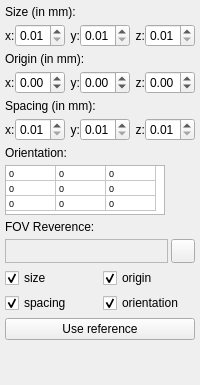
        <widget class="QWidget" name="tabFOV">
         <attribute name="title">
          <string>FOV</string>
         </attribute>
         <attribute name="toolTip">
          <string>&lt;html&gt;&lt;head/&gt;&lt;body&gt;&lt;p&gt;Field of view settings (FOV) for vizualizing the grid correctly (its origin, size and orientation).&lt;/p&gt;&lt;/body&gt;&lt;/html&gt;</string>
         </attribute>
         <layout class="QVBoxLayout" name="verticalLayout_4">
          <property name="spacing">
           <number>5</number>
          </property>
          <property name="margin">
           <number>5</number>
          </property>
          <item>
           <widget class="QLabel" name="label_18">
            <property name="text">
             <string>Size (in mm):</string>
            </property>
           </widget>
          </item>
          <item>
           <layout class="QHBoxLayout" name="horizontalLayout_4">
            <property name="spacing">
             <number>0</number>
            </property>
            <item>
             <widget class="QLabel" name="label_20">
              <property name="sizePolicy">
               <sizepolicy hsizetype="Maximum" vsizetype="Preferred">
                <horstretch>0</horstretch>
                <verstretch>0</verstretch>
               </sizepolicy>
              </property>
              <property name="text">
               <string>x:</string>
              </property>
             </widget>
            </item>
            <item>
             <widget class="QDoubleSpinBox" name="m_sbFOVSizeX">
              <property name="sizePolicy">
               <sizepolicy hsizetype="Minimum" vsizetype="Fixed">
                <horstretch>0</horstretch>
                <verstretch>0</verstretch>
               </sizepolicy>
              </property>
              <property name="minimumSize">
               <size>
                <width>10</width>
                <height>0</height>
               </size>
              </property>
              <property name="maximumSize">
               <size>
                <width>50</width>
                <height>16777215</height>
               </size>
              </property>
              <property name="toolTip">
               <string>&lt;html&gt;&lt;head/&gt;&lt;body&gt;&lt;p&gt;Indicate the size (in mm) of the grid in the x direction.&lt;/p&gt;&lt;/body&gt;&lt;/html&gt;</string>
              </property>
              <property name="decimals">
               <number>2</number>
              </property>
              <property name="minimum">
               <double>0.010000000000000</double>
              </property>
              <property name="maximum">
               <double>9999.000000000000000</double>
              </property>
             </widget>
            </item>
            <item>
             <widget class="QLabel" name="label_21">
              <property name="text">
               <string>y:</string>
              </property>
              <property name="alignment">
               <set>Qt::AlignRight|Qt::AlignTrailing|Qt::AlignVCenter</set>
              </property>
             </widget>
            </item>
            <item>
             <widget class="QDoubleSpinBox" name="m_sbFOVSizeY">
              <property name="sizePolicy">
               <sizepolicy hsizetype="Minimum" vsizetype="Fixed">
                <horstretch>0</horstretch>
                <verstretch>0</verstretch>
               </sizepolicy>
              </property>
              <property name="minimumSize">
               <size>
                <width>10</width>
                <height>0</height>
               </size>
              </property>
              <property name="maximumSize">
               <size>
                <width>50</width>
                <height>16777215</height>
               </size>
              </property>
              <property name="toolTip">
               <string>&lt;html&gt;&lt;head/&gt;&lt;body&gt;&lt;p&gt;Indicate the size (in mm) of the grid in the y direction.&lt;/p&gt;&lt;/body&gt;&lt;/html&gt;</string>
              </property>
              <property name="decimals">
               <number>2</number>
              </property>
              <property name="minimum">
               <double>0.010000000000000</double>
              </property>
              <property name="maximum">
               <double>9999.000000000000000</double>
              </property>
             </widget>
            </item>
            <item>
             <widget class="QLabel" name="label_19">
              <property name="text">
               <string>z:</string>
              </property>
              <property name="alignment">
               <set>Qt::AlignRight|Qt::AlignTrailing|Qt::AlignVCenter</set>
              </property>
             </widget>
            </item>
            <item>
             <widget class="QDoubleSpinBox" name="m_sbFOVSizeZ">
              <property name="sizePolicy">
               <sizepolicy hsizetype="Minimum" vsizetype="Fixed">
                <horstretch>0</horstretch>
                <verstretch>0</verstretch>
               </sizepolicy>
              </property>
              <property name="minimumSize">
               <size>
                <width>10</width>
                <height>0</height>
               </size>
              </property>
              <property name="maximumSize">
               <size>
                <width>50</width>
                <height>16777215</height>
               </size>
              </property>
              <property name="toolTip">
               <string>&lt;html&gt;&lt;head/&gt;&lt;body&gt;&lt;p&gt;Indicate the size (in mm) of the grid in the z direction.&lt;/p&gt;&lt;/body&gt;&lt;/html&gt;</string>
              </property>
              <property name="decimals">
               <number>2</number>
              </property>
              <property name="minimum">
               <double>0.010000000000000</double>
              </property>
              <property name="maximum">
               <double>9999.000000000000000</double>
              </property>
             </widget>
            </item>
           </layout>
          </item>
          <item>
           <widget class="QLabel" name="label_24">
            <property name="text">
             <string>Origin (in mm):</string>
            </property>
           </widget>
          </item>
          <item>
           <layout class="QHBoxLayout" name="horizontalLayout_5">
            <property name="spacing">
             <number>0</number>
            </property>
            <item>
             <widget class="QLabel" name="label_25">
              <property name="sizePolicy">
               <sizepolicy hsizetype="Maximum" vsizetype="Preferred">
                <horstretch>0</horstretch>
                <verstretch>0</verstretch>
               </sizepolicy>
              </property>
              <property name="text">
               <string>x:</string>
              </property>
             </widget>
            </item>
            <item>
             <widget class="QDoubleSpinBox" name="m_sbFOVOriginX">
              <property name="sizePolicy">
               <sizepolicy hsizetype="Minimum" vsizetype="Fixed">
                <horstretch>0</horstretch>
                <verstretch>0</verstretch>
               </sizepolicy>
              </property>
              <property name="minimumSize">
               <size>
                <width>10</width>
                <height>0</height>
               </size>
              </property>
              <property name="maximumSize">
               <size>
                <width>50</width>
                <height>16777215</height>
               </size>
              </property>
              <property name="toolTip">
               <string>&lt;html&gt;&lt;head/&gt;&lt;body&gt;&lt;p&gt;Indicate the origin (in mm) of the grid in the x direction.&lt;/p&gt;&lt;/body&gt;&lt;/html&gt;</string>
              </property>
              <property name="minimum">
               <double>-99999.000000000000000</double>
              </property>
              <property name="maximum">
               <double>99999.000000000000000</double>
              </property>
             </widget>
            </item>
            <item>
             <widget class="QLabel" name="label_22">
              <property name="text">
               <string>y:</string>
              </property>
              <property name="alignment">
               <set>Qt::AlignRight|Qt::AlignTrailing|Qt::AlignVCenter</set>
              </property>
             </widget>
            </item>
            <item>
             <widget class="QDoubleSpinBox" name="m_sbFOVOriginY">
              <property name="sizePolicy">
               <sizepolicy hsizetype="Minimum" vsizetype="Fixed">
                <horstretch>0</horstretch>
                <verstretch>0</verstretch>
               </sizepolicy>
              </property>
              <property name="minimumSize">
               <size>
                <width>10</width>
                <height>0</height>
               </size>
              </property>
              <property name="maximumSize">
               <size>
                <width>50</width>
                <height>16777215</height>
               </size>
              </property>
              <property name="toolTip">
               <string>&lt;html&gt;&lt;head/&gt;&lt;body&gt;&lt;p&gt;Indicate the origin (in mm) of the grid in the y direction.&lt;/p&gt;&lt;/body&gt;&lt;/html&gt;</string>
              </property>
              <property name="minimum">
               <double>-99999.000000000000000</double>
              </property>
              <property name="maximum">
               <double>99999.000000000000000</double>
              </property>
             </widget>
            </item>
            <item>
             <widget class="QLabel" name="label_23">
              <property name="text">
               <string>z:</string>
              </property>
              <property name="alignment">
               <set>Qt::AlignRight|Qt::AlignTrailing|Qt::AlignVCenter</set>
              </property>
             </widget>
            </item>
            <item>
             <widget class="QDoubleSpinBox" name="m_sbFOVOriginZ">
              <property name="sizePolicy">
               <sizepolicy hsizetype="Minimum" vsizetype="Fixed">
                <horstretch>0</horstretch>
                <verstretch>0</verstretch>
               </sizepolicy>
              </property>
              <property name="minimumSize">
               <size>
                <width>10</width>
                <height>0</height>
               </size>
              </property>
              <property name="maximumSize">
               <size>
                <width>50</width>
                <height>16777215</height>
               </size>
              </property>
              <property name="toolTip">
               <string>&lt;html&gt;&lt;head/&gt;&lt;body&gt;&lt;p&gt;Indicate the origin (in mm) of the grid in the z direction.&lt;/p&gt;&lt;/body&gt;&lt;/html&gt;</string>
              </property>
              <property name="minimum">
               <double>-99999.000000000000000</double>
              </property>
              <property name="maximum">
               <double>99999.000000000000000</double>
              </property>
              <property name="value">
               <double>0.000000000000000</double>
              </property>
             </widget>
            </item>
           </layout>
          </item>
          <item>
           <widget class="QLabel" name="label_17">
            <property name="text">
             <string>Spacing (in mm):</string>
            </property>
           </widget>
          </item>
          <item>
           <layout class="QHBoxLayout" name="horizontalLayout_6">
            <property name="spacing">
             <number>0</number>
            </property>
            <item>
             <widget class="QLabel" name="label_10">
              <property name="sizePolicy">
               <sizepolicy hsizetype="Maximum" vsizetype="Preferred">
                <horstretch>0</horstretch>
                <verstretch>0</verstretch>
               </sizepolicy>
              </property>
              <property name="text">
               <string>x:</string>
              </property>
             </widget>
            </item>
            <item>
             <widget class="QDoubleSpinBox" name="m_sbGridSpX">
              <property name="sizePolicy">
               <sizepolicy hsizetype="Minimum" vsizetype="Fixed">
                <horstretch>0</horstretch>
                <verstretch>0</verstretch>
               </sizepolicy>
              </property>
              <property name="minimumSize">
               <size>
                <width>10</width>
                <height>0</height>
               </size>
              </property>
              <property name="maximumSize">
               <size>
                <width>50</width>
                <height>16777215</height>
               </size>
              </property>
              <property name="toolTip">
               <string>&lt;html&gt;&lt;head/&gt;&lt;body&gt;&lt;p&gt;Indicate the spacing/resolution of the grid in the x direction.&lt;/p&gt;&lt;/body&gt;&lt;/html&gt;</string>
              </property>
              <property name="minimum">
               <double>0.010000000000000</double>
              </property>
              <property name="maximum">
               <double>9999.000000000000000</double>
              </property>
              <property name="value">
               <double>0.010000000000000</double>
              </property>
             </widget>
            </item>
            <item>
             <widget class="QLabel" name="label_12">
              <property name="text">
               <string>y:</string>
              </property>
              <property name="alignment">
               <set>Qt::AlignRight|Qt::AlignTrailing|Qt::AlignVCenter</set>
              </property>
             </widget>
            </item>
            <item>
             <widget class="QDoubleSpinBox" name="m_sbGridSpY">
              <property name="sizePolicy">
               <sizepolicy hsizetype="Minimum" vsizetype="Fixed">
                <horstretch>0</horstretch>
                <verstretch>0</verstretch>
               </sizepolicy>
              </property>
              <property name="minimumSize">
               <size>
                <width>10</width>
                <height>0</height>
               </size>
              </property>
              <property name="maximumSize">
               <size>
                <width>50</width>
                <height>16777215</height>
               </size>
              </property>
              <property name="toolTip">
               <string>&lt;html&gt;&lt;head/&gt;&lt;body&gt;&lt;p&gt;Indicate the spacing/resolution of the grid in the y direction.&lt;/p&gt;&lt;/body&gt;&lt;/html&gt;</string>
              </property>
              <property name="minimum">
               <double>0.010000000000000</double>
              </property>
              <property name="maximum">
               <double>9999.000000000000000</double>
              </property>
              <property name="value">
               <double>0.010000000000000</double>
              </property>
             </widget>
            </item>
            <item>
             <widget class="QLabel" name="label_11">
              <property name="text">
               <string>z:</string>
              </property>
              <property name="alignment">
               <set>Qt::AlignRight|Qt::AlignTrailing|Qt::AlignVCenter</set>
              </property>
             </widget>
            </item>
            <item>
             <widget class="QDoubleSpinBox" name="m_sbGridSpZ">
              <property name="sizePolicy">
               <sizepolicy hsizetype="Minimum" vsizetype="Fixed">
                <horstretch>0</horstretch>
                <verstretch>0</verstretch>
               </sizepolicy>
              </property>
              <property name="minimumSize">
               <size>
                <width>10</width>
                <height>0</height>
               </size>
              </property>
              <property name="maximumSize">
               <size>
                <width>50</width>
                <height>16777215</height>
               </size>
              </property>
              <property name="toolTip">
               <string>&lt;html&gt;&lt;head/&gt;&lt;body&gt;&lt;p&gt;Indicate the spacing/resolution of the grid in the z direction.&lt;/p&gt;&lt;/body&gt;&lt;/html&gt;</string>
              </property>
              <property name="minimum">
               <double>0.010000000000000</double>
              </property>
              <property name="maximum">
               <double>9999.000000000000000</double>
              </property>
              <property name="value">
               <double>0.010000000000000</double>
              </property>
             </widget>
            </item>
           </layout>
          </item>
          <item>
           <widget class="QLabel" name="label_27">
            <property name="text">
             <string>Orientation:</string>
            </property>
           </widget>
          </item>
          <item>
           <widget class="QTableWidget" name="m_tableOrientation">
            <property name="enabled">
             <bool>true</bool>
            </property>
            <property name="sizePolicy">
             <sizepolicy hsizetype="Expanding" vsizetype="Maximum">
              <horstretch>0</horstretch>
              <verstretch>0</verstretch>
             </sizepolicy>
            </property>
            <property name="maximumSize">
             <size>
              <width>160</width>
              <height>50</height>
             </size>
            </property>
            <property name="font">
             <font>
              <pointsize>7</pointsize>
             </font>
            </property>
            <property name="showDropIndicator" stdset="0">
             <bool>false</bool>
            </property>
            <property name="dragDropOverwriteMode">
             <bool>false</bool>
            </property>
            <property name="wordWrap">
             <bool>false</bool>
            </property>
            <property name="cornerButtonEnabled">
             <bool>false</bool>
            </property>
            <attribute name="horizontalHeaderVisible">
             <bool>false</bool>
            </attribute>
            <attribute name="horizontalHeaderDefaultSectionSize">
             <number>50</number>
            </attribute>
            <attribute name="horizontalHeaderMinimumSectionSize">
             <number>20</number>
            </attribute>
            <attribute name="verticalHeaderVisible">
             <bool>false</bool>
            </attribute>
            <attribute name="verticalHeaderDefaultSectionSize">
             <number>15</number>
            </attribute>
            <row>
             <property name="text">
              <string>R1</string>
             </property>
            </row>
            <row>
             <property name="text">
              <string>R2</string>
             </property>
            </row>
            <row>
             <property name="text">
              <string>R3</string>
             </property>
            </row>
            <column>
             <property name="text">
              <string>C1</string>
             </property>
            </column>
            <column>
             <property name="text">
              <string>C2</string>
             </property>
            </column>
            <column>
             <property name="text">
              <string>C3</string>
             </property>
            </column>
            <item row="0" column="0">
             <property name="text">
              <string>0</string>
             </property>
             <property name="flags">
              <set>ItemIsEnabled</set>
             </property>
            </item>
            <item row="0" column="1">
             <property name="text">
              <string>0</string>
             </property>
             <property name="flags">
              <set>ItemIsEnabled</set>
             </property>
            </item>
            <item row="0" column="2">
             <property name="text">
              <string>0</string>
             </property>
             <property name="flags">
              <set>ItemIsEnabled</set>
             </property>
            </item>
            <item row="1" column="0">
             <property name="text">
              <string>0</string>
             </property>
             <property name="flags">
              <set>ItemIsEnabled</set>
             </property>
            </item>
            <item row="1" column="1">
             <property name="text">
              <string>0</string>
             </property>
             <property name="flags">
              <set>ItemIsEnabled</set>
             </property>
            </item>
            <item row="1" column="2">
             <property name="text">
              <string>0</string>
             </property>
             <property name="flags">
              <set>ItemIsEnabled</set>
             </property>
            </item>
            <item row="2" column="0">
             <property name="text">
              <string>0</string>
             </property>
             <property name="flags">
              <set>ItemIsEnabled</set>
             </property>
            </item>
            <item row="2" column="1">
             <property name="text">
              <string>0</string>
             </property>
             <property name="flags">
              <set>ItemIsEnabled</set>
             </property>
            </item>
            <item row="2" column="2">
             <property name="text">
              <string>0</string>
             </property>
             <property name="flags">
              <set>ItemIsEnabled</set>
             </property>
            </item>
           </widget>
          </item>
          <item>
           <widget class="QLabel" name="label_26">
            <property name="text">
             <string>FOV Reverence:</string>
            </property>
           </widget>
          </item>
          <item>
           <layout class="QHBoxLayout" name="horizontalLayout_7">
            <property name="spacing">
             <number>3</number>
            </property>
            <item>
             <widget class="QLabel" name="m_lbFOVRef">
              <property name="palette">
               <palette>
                <active>
                 <colorrole role="Text">
                  <brush brushstyle="SolidPattern">
                   <color alpha="255">
                    <red>0</red>
                    <green>170</green>
                    <blue>0</blue>
                   </color>
                  </brush>
                 </colorrole>
                </active>
                <inactive>
                 <colorrole role="Text">
                  <brush brushstyle="SolidPattern">
                   <color alpha="255">
                    <red>0</red>
                    <green>170</green>
                    <blue>0</blue>
                   </color>
                  </brush>
                 </colorrole>
                </inactive>
                <disabled>
                 <colorrole role="Text">
                  <brush brushstyle="SolidPattern">
                   <color alpha="255">
                    <red>159</red>
                    <green>158</green>
                    <blue>158</blue>
                   </color>
                  </brush>
                 </colorrole>
                </disabled>
               </palette>
              </property>
              <property name="font">
               <font>
                <weight>75</weight>
                <bold>true</bold>
               </font>
              </property>
              <property name="toolTip">
               <string>Registration that should be used to map the moving image...</string>
              </property>
              <property name="frameShape">
               <enum>QFrame::StyledPanel</enum>
              </property>
              <property name="lineWidth">
               <number>2</number>
              </property>
              <property name="midLineWidth">
               <number>1</number>
              </property>
              <property name="text">
               <string/>
              </property>
             </widget>
            </item>
            <item>
             <widget class="QPushButton" name="m_pbLockFOVRef">
              <property name="sizePolicy">
               <sizepolicy hsizetype="Maximum" vsizetype="Fixed">
                <horstretch>0</horstretch>
                <verstretch>0</verstretch>
               </sizepolicy>
              </property>
              <property name="minimumSize">
               <size>
                <width>24</width>
                <height>24</height>
               </size>
              </property>
              <property name="maximumSize">
               <size>
                <width>24</width>
                <height>24</height>
               </size>
              </property>
              <property name="toolTip">
               <string>Lock the selected registration for mapping</string>
              </property>
              <property name="text">
               <string/>
              </property>
              <property name="icon">
               <iconset>
                <normaloff>:/inova.registration.views.visualizer/resources/icon_unlock.png</normaloff>
                <normalon>:/inova.registration.views.visualizer/resources/icon_lock.png</normalon>:/inova.registration.views.visualizer/resources/icon_unlock.png</iconset>
              </property>
              <property name="checkable">
               <bool>true</bool>
              </property>
              <property name="checked">
               <bool>false</bool>
              </property>
              <property name="flat">
               <bool>false</bool>
              </property>
             </widget>
            </item>
           </layout>
          </item>
          <item>
           <layout class="QGridLayout" name="gridLayout">
            <item row="0" column="0">
             <widget class="QCheckBox" name="m_checkUseRefSize">
              <property name="text">
               <string>size</string>
              </property>
              <property name="checked">
               <bool>true</bool>
              </property>
             </widget>
            </item>
            <item row="0" column="1">
             <widget class="QCheckBox" name="m_checkUseRefOrigin">
              <property name="text">
               <string>origin</string>
              </property>
              <property name="checked">
               <bool>true</bool>
              </property>
             </widget>
            </item>
            <item row="1" column="0">
             <widget class="QCheckBox" name="m_checkUseRefSpacing">
              <property name="text">
               <string>spacing</string>
              </property>
              <property name="checked">
               <bool>true</bool>
              </property>
             </widget>
            </item>
            <item row="1" column="1">
             <widget class="QCheckBox" name="m_checkUseRefOrientation">
              <property name="text">
               <string>orientation</string>
              </property>
              <property name="checked">
               <bool>true</bool>
              </property>
             </widget>
            </item>
           </layout>
          </item>
          <item>
           <widget class="QPushButton" name="m_pbUseFOVRef">
            <property name="text">
             <string>Use reference</string>
            </property>
           </widget>
          </item>
          <item>
           <spacer name="verticalSpacer_2">
            <property name="orientation">
             <enum>Qt::Vertical</enum>
            </property>
            <property name="sizeHint" stdset="0">
             <size>
              <width>20</width>
              <height>40</height>
             </size>
            </property>
           </spacer>
          </item>
         </layout>
        </widget>
